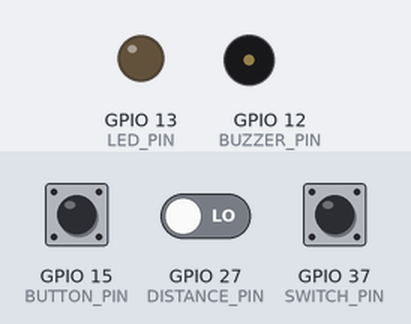
A sketch run on a simulated ESP32. Parts: output pins drawn as LEDs (lit = HIGH), buzzer (waves = sounding, pin HIGH). The inputs (shaded band) are chosen by the test bench; at power-on: GPIO 15 (BUTTON_PIN) LOW, GPIO 27 (DISTANCE_PIN) LOW, GPIO 37 (SWITCH_PIN) LOW. What the sketch prints to the serial monitor is not drawn.

Above: at 2.7 s.
2.8 s: GPIO 15 (BUTTON_PIN) pulled HIGH for 2.45 s
At 4.1 s:
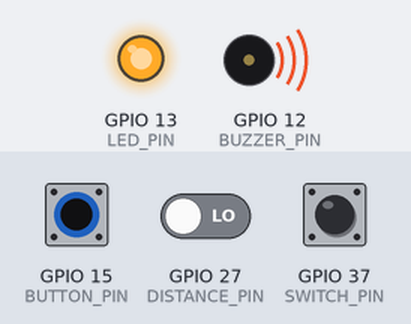
6.7 s: GPIO 27 (DISTANCE_PIN) driven HIGH
9.5 s: GPIO 37 (SWITCH_PIN) pulled HIGH for 2.45 s
Timing chart, 0 to 12.5 s (numbered marks = the images above; inputs shaded):
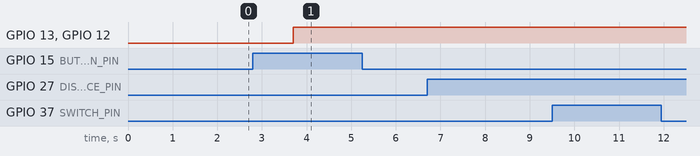

Measured:
- after the input at 2.8 s, GPIO 13 (LED_PIN), GPIO 12 (BUZZER_PIN): LOW → HIGH after 0.90 s
- after the input at 6.7 s, every drawn part: stays the same
- after the input at 9.5 s, every drawn part: stays the same

The sketch:

8_14_Project4.ino
```cpp
#include "config.h"

#define BUTTON_PIN 15
#define DISTANCE_PIN 27
#define SWITCH_PIN A1
#define LED_PIN 13
#define BUZZER_PIN 12

bool notifyState = false;
bool alarmState = false;

bool currentButton = false;
bool prevButton = false;

bool currentDisReading = false;
bool prevDisReading = false;

bool switchState = false;
bool prevSwitchState = false;

AdafruitIO_Feed *digital1 = io.feed("digitaltest"); //name of your feed
AdafruitIO_Feed *digital2 = io.feed("digitaltest-distance");
AdafruitIO_Feed *digital3 = io.feed("switch");
AdafruitIO_Feed *digital4 = io.feed("notify");
AdafruitIO_Feed *digital5 = io.feed("alarm");

void setup() {
  // put your setup code here, to run once:
  pinMode(BUTTON_PIN, INPUT);
  pinMode(DISTANCE_PIN, INPUT);
  pinMode(SWITCH_PIN, INPUT);
  pinMode(LED_PIN, OUTPUT);
  pinMode(BUZZER_PIN, OUTPUT);

  Serial.begin(115200);

  while (! Serial); //hang on

  Serial.print("Connecting to Adafruit IO");
  io.connect();

  while (io.status() < AIO_CONNECTED) {
    Serial.print("."); //wait
    delay(500);
  }

  Serial.println();
  Serial.println(io.statusText());
}

void loop() {

  io.run();

  switchState = digitalRead(SWITCH_PIN);

  if (switchState != prevSwitchState) {
    Serial.print("sending home status ->");
    Serial.println(switchState);
  }

  currentButton = digitalRead(BUTTON_PIN);

  if (currentButton != prevButton) {
    Serial.print("sending button -> ");
    Serial.println(currentButton);
    digital1->save(currentButton); //saving to the cloud
    digitalWrite(LED_PIN, HIGH);
    digitalWrite(BUZZER_PIN, HIGH);
  }

  currentDisReading = digitalRead(DISTANCE_PIN);


  if (currentDisReading != prevDisReading) {
    Serial.print("sending distance -> ");
    Serial.println(currentDisReading);
    digital2->save(currentDisReading); //saving to the cloud
  }


  //if we don't have a product detected:
  if (!notifyState) {
    //check if there is one = BOTH sensors are TRUE
    if (currentButton != prevButton && currentButton == true && currentDisReading != prevDisReading && currentDisReading == true) {
      notifyState = true;
      Serial.println("notifyState");
      digital4->save(notifyState);
      Serial.println(notifyState);

      //TODO: record "TRUE" to the Adafruit IO NOTIFY channel

    }
  }
  //if the product is there
  else {
    // if the switch is on       and the button changed     and became unpressed       or  the proximity sensor changed         and became false  (EITHER of the sensors is FALSE)
    if(switchState == true && ((currentButton != prevButton && currentButton == false) || (currentDisReading != prevDisReading && currentDisReading == false) ) ){
      alarmState = true;
      digital5->save(alarmState);
      Serial.println("alarmState");
      digitalWrite(LED_PIN, HIGH);
      digitalWrite(BUZZER_PIN, HIGH);
      //TODO: record "TRUE" to the Adafruit IO ALARM channel

      //the package is gone, no need to notify any more
      notifyState = false;
      digital4->save(notifyState);
      Serial.println("notifyState");
      //TODO: record "FALSE" to the Adafruit IO NOTIFY channel
    }

    if(switchState == false){
      alarmState = false;
      //TODO: record "FALSE" to the Adafruit IO ALARM channel
      digital5->save(alarmState);
      Serial.println("alarmState");
      digitalWrite(LED_PIN, HIGH);
      digitalWrite(BUZZER_PIN, HIGH);
      //someone picked up the package
      //TODO: decide wether BOTH or EITHER need to go FALSE ????, right now it's EITHER
      if((currentButton != prevButton && currentButton == false) || (currentDisReading != prevDisReading && currentDisReading == false) ) {
        notifyState = false;
        digital4->save(notifyState);
        Serial.println("notifyState");
        //TODO: record "FALSE" to the Adafruit IO NOTIFY channel
      }
    }
  }

  prevButton = currentButton;
  prevDisReading = currentDisReading;
  prevSwitchState = switchState;

  delay(2000);
}


//TODO:
// create Adafruit IO channels for notify and alarm
// add housekeeping code
// TEST
```

config.h
```cpp
#define IO_USERNAME "jkim195"
#define IO_KEY "aio_xEkS41C0IE1M4DGxx7Ls2kDUdgHN"

#define WIFI_SSID "YJ_inda_House"
#define WIFI_PASS "12345678910"

#include "AdafruitIO_WiFi.h"

#if defined(USE_AIRLIFT) || defined(ADAFRUIT_METRO_M4_AIRLIFT_LITE) ||         \
    defined(ADAFRUIT_PYPORTAL)
// Configure the pins used for the ESP32 connection
#if !defined(SPIWIFI_SS) // if the wifi definition isnt in the board variant
// Don't change the names of these #define's! they match the variant ones
#define SPIWIFI SPI
#define SPIWIFI_SS 10 // Chip select pin
#define NINA_ACK 9    // a.k.a BUSY or READY pin
#define NINA_RESETN 6 // Reset pin
#define NINA_GPIO0 -1 // Not connected
#endif
AdafruitIO_WiFi io(IO_USERNAME, IO_KEY, WIFI_SSID, WIFI_PASS, SPIWIFI_SS,
                   NINA_ACK, NINA_RESETN, NINA_GPIO0, &SPIWIFI);
#else
AdafruitIO_WiFi io(IO_USERNAME, IO_KEY, WIFI_SSID, WIFI_PASS);
#endif
```
